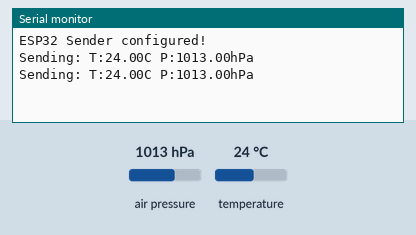
A sketch run on a simulated ESP32. Parts: the last lines printed to the serial monitor. Inputs (shaded band) come from the test bench; at power-on: air pressure 1013 hPa, temperature 24 °C. No radio packets arrive unless stated.

Above: at 5.8 s.
5.9 s: air pressure set to 952 hPa
At 10.5 s:
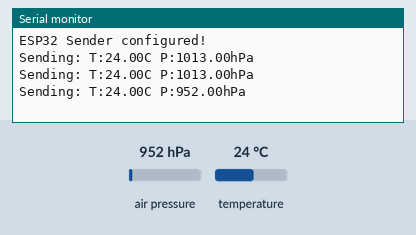
11.9 s: temperature set to 12 °C
At 16.6 s:
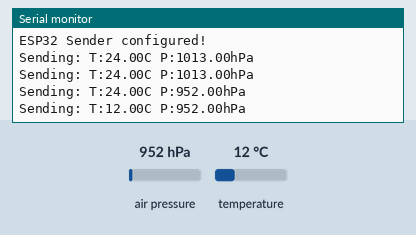
17.9 s: air pressure set to 975 hPa
At 21.5 s:
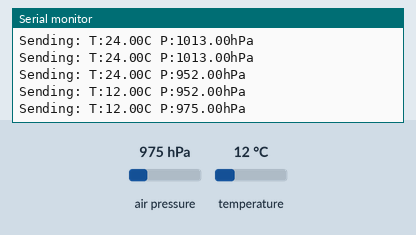
Timing chart, 0 to 23.0 s (numbered marks = the images above; inputs shaded):
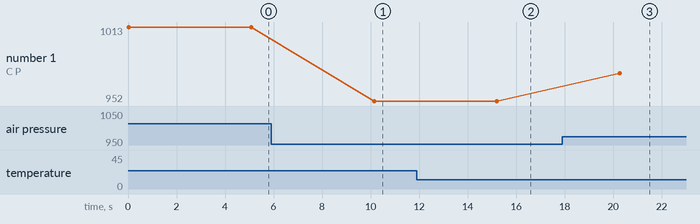

Measured:
- after the input at 5.9 s, the serial monitor: prints a new line after 4.2 s (image 1)
- after the input at 11.9 s, the serial monitor: prints a new line after 3.3 s (image 2)
- after the input at 17.9 s, the serial monitor: prints a new line after 2.4 s (image 3)
- plotted number 1: 1013 → 952 after the input at 5.9 s, 952 → 975 after the input at 17.9 s

The sketch:

esp32_sender.ino
```cpp
#include <SPI.h>
#include <LoRa.h>
#include <Wire.h>
#include <Adafruit_BMP280.h>

// ESP32 LoRa pins
#define SCK 18
#define MISO 19
#define MOSI 23
#define SS 5
#define RST 14
#define DIO0 2

Adafruit_BMP280 bmp; // I2C Sensor

void setup() {
  Serial.begin(115200);

  // 1. Start BMP280 Sensor (Pins 21 and 22)
  Wire.begin(21, 22);
  if (!bmp.begin(0x77)) {
    Serial.println("Error: BMP280 sensor not found!");
    while (1);
  }

  // 2. Start LoRa
  LoRa.setPins(SS, RST, DIO0);
  if (!LoRa.begin(433E6)) {
    Serial.println("Error: Failed to start LoRa!");
    while (1);
  }

  Serial.println("ESP32 Sender configured!");
}

void loop() {
  float temp = bmp.readTemperature();
  float press = bmp.readPressure() / 100.0F;

  String msg = "T:" + String(temp) + "C P:" + String(press) + "hPa";

  Serial.println("Sending: " + msg);

  LoRa.beginPacket();
  LoRa.print(msg);
  LoRa.endPacket();

  delay(5000);
}
```
